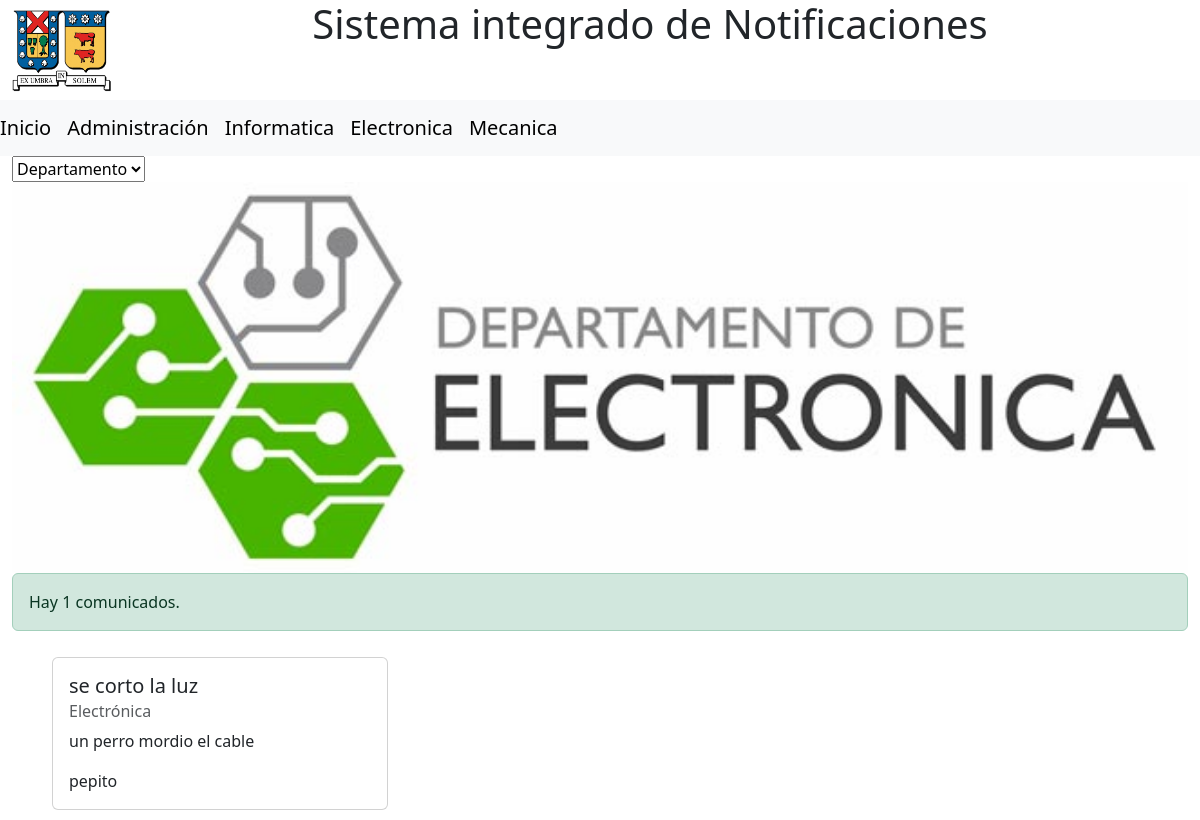
Page /electronica/ on the committed database.
### miapp/models.py (models this page shows, shortened)
class Electronicas(models.Model):
    id = models.BigAutoField(primary_key=True)
    titulo = models.CharField(max_length=30)
    detalle = models.CharField(max_length=250)
    detalle_corto = models.CharField(max_length=50)
    publicado_por = models.ForeignKey(User, on_delete=models.CASCADE)
    entidad = models.ForeignKey(Group, on_delete=models.CASCADE)
    logo = models.ImageField(upload_to="miapp/static/miapp/img/", blank=True, null=True)

### miapp/views.py (the view)
# urls.py: path('electronica/', views.com_electronica, name="electronica"),
def com_electronica(request):
    title = "Comunicados Electronica"
    total_comunicados = Electronicas.objects.count()
    comunicados = Electronicas.objects.all()
    data = {
        "title": title,
        "total_comunicados":total_comunicados,
        "comunicados":comunicados,
    }
    return render(request,'miapp/com_elo.html' ,data)

### miapp/templates/miapp/com_elo.html
{% extends 'miapp/base.html' %}
{% load static %}
{% block content %}
<img src="{% static 'miapp/img/logo-usm-electronica.png' %}" id="elo" alt="">
{% if total_comunicados == 0 %}
<div class="alert alert-warning" role="alert">
No hay comunicados
</div>
{% else %}
<div class="alert alert-success" role="alert">
    Hay {{total_comunicados}} comunicados.
</div>
<div>
  <div class = "container">
    <div class = "row">
    {% for comunicado in comunicados %}
    <div class="col-md-4 col-sm-12">
      <div class="card" style="margin: 10px;">
        <div class="card-body">
          <h5 class="card-title">{{comunicado.titulo}}</h5>
          <h6 class="card-subtitle mb-2 text-muted">{{comunicado.entidad}}</h6>
          <p class="card-text">{{comunicado.detalle}}</p>
          <li class="list-group-item">{{comunicado.publicado_por}}</li>
        </div>
      </div>
    </div>
    {% endfor %}
    </div>
    </div>
{% endif %}
{% endblock %}

### miapp/static/miapp/css/estilos.css (style rules this page uses)
* { margin:0; padding:0; }
#elo { width: 100%; height: auto; }
.card { justify-content: center; margin: 10px; }

### rows in the picture
Electronicas: titulo "se corto la luz", entidad "Electrónica", detalle "un perro mordio el cable", publicado_por "pepito"

### other values in the picture
{{ total_comunicados }} "1"
